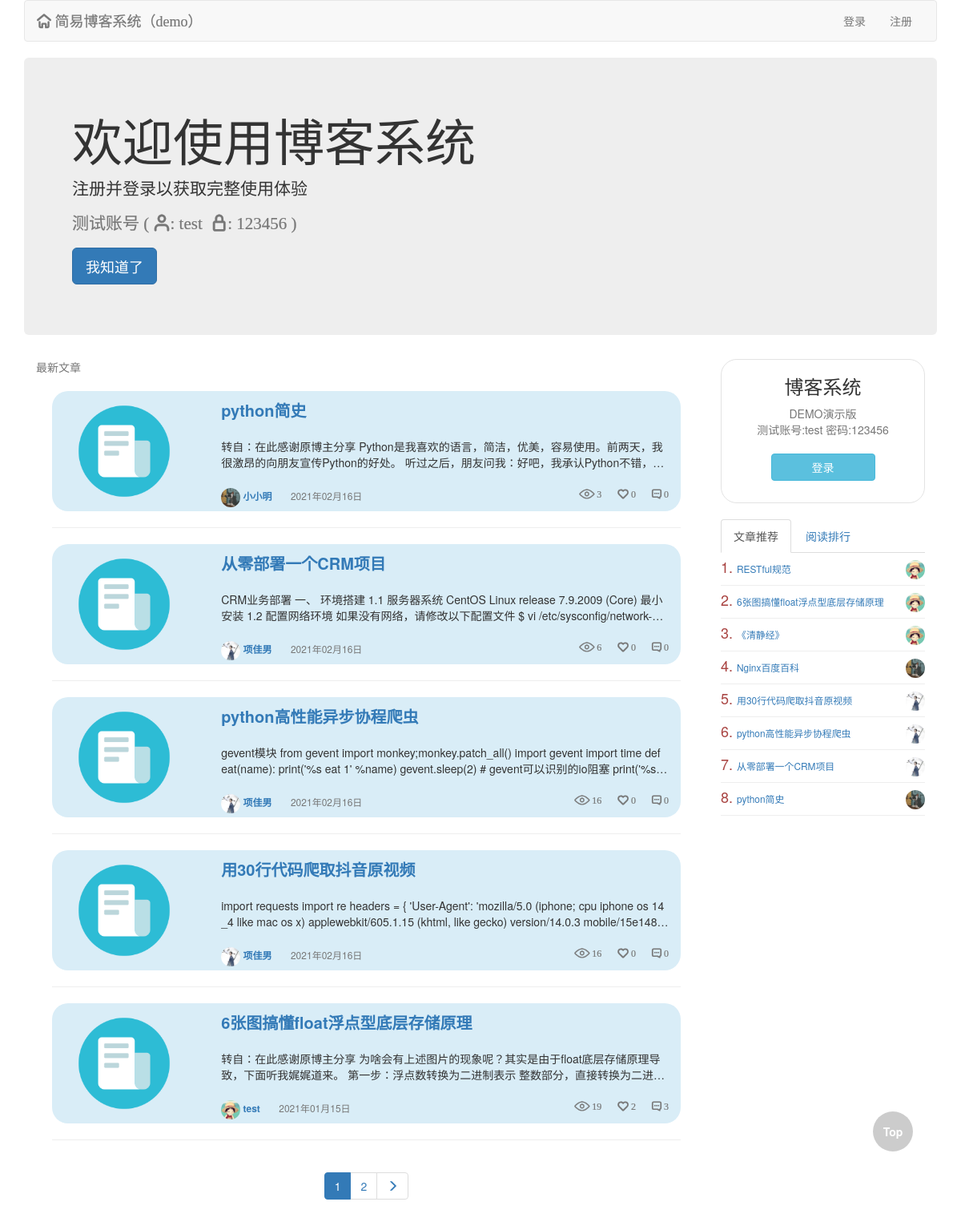
Before: / with the older database file.
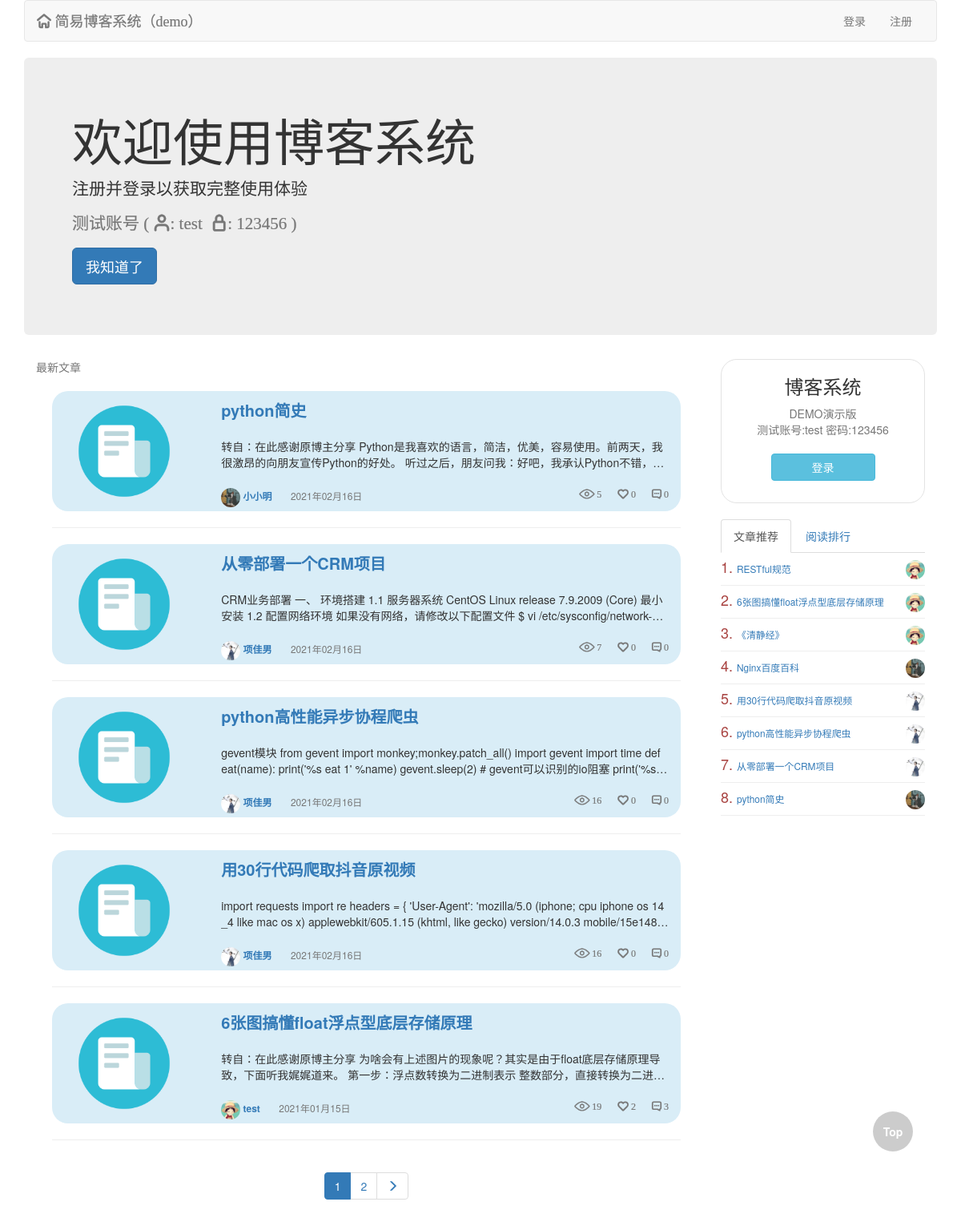
After: the same page with the newer database file.
### blog/models.py (models this page shows, shortened)
class Article(models.Model):
    title = models.CharField(max_length=64, verbose_name='文章标题')
    desc = models.CharField(max_length=256, verbose_name='文章描述信息')
    create_time = models.DateTimeField(auto_now_add=True, verbose_name='文章创建日期')
    content = models.TextField()
    view_count = models.IntegerField(default=0)
    like_count = models.IntegerField(default=0)
    dislike_count = models.IntegerField(default=0)
    comment_count = models.IntegerField(default=0)
    user = models.ForeignKey('UserInfo', on_delete=models.CASCADE)
    tag = models.ManyToManyField('Tag')

class UserInfo(AbstractUser):
    create_time = models.DateTimeField(auto_now_add=True, verbose_name='用户创建时间')
    avatar = models.FileField(upload_to='avatars/', default='avatars/default.png')
    blog_site = models.OneToOneField('BlogSite', null=True, on_delete=models.CASCADE)
    def __str__(self):
        return self.username

### blog/views.py (the view)
# urls.py: 2. Add a URL to urlpatterns:  path('', views.home, name='home')
def home(request):
    if not request.session.get('welcome'):
        request.session['welcome'] = 'first'
    else:
        request.session['welcome'] = 'again'
    article_list = Article.objects.all().order_by('-create_time')
    current_page, page_range, current_page_num = my_paginator(request, article_list, 5)
    form_login = UserFormLogin()
    form_reg = UserFormReg()
    return render(request, "home.html", locals())

### blog/templatetags/my_tags.py (called while the page is built)
@register.inclusion_tag('parts/side-right.html')
def get_side_right_style(request):
    article_list_hot = Article.objects.order_by('-like_count')[:10]
    article_list_view = Article.objects.order_by('-view_count')[:10]
    return {'article_list_hot': article_list_hot, 'article_list_view': article_list_view, 'request': request}

@register.inclusion_tag('parts/header.html')
def get_header_style(request):
    form_login = UserFormLogin()
    form_reg = UserFormReg()
    username = UserInfo.objects.filter(username=request.user.username).first()
    blog_site = BlogSite.objects.filter(userinfo=username).first()
    return {'form_login': form_login, 'form_reg': form_reg, 'request': request, 'blog_site': blog_site}

@register.inclusion_tag('parts/paginator.html')
def get_paginator_style(current_page, page_range, current_page_num):
    return {'current_page': current_page, 'page_range': page_range, 'current_page_num': current_page_num}

### blog/views.py (called while the page is built)
def my_paginator(request, article_list, max_item):
    paginator = Paginator(article_list, max_item)
    current_page_num = int(request.GET.get('page', 1))
    try:  # 正常页码
        current_page = paginator.page(current_page_num)
    except EmptyPage as e:  # 错误页码，设置为1
        current_page = paginator.page(1)
    num = 3  # 显示的页面总个数：(num * 2) + 1
    if paginator.num_pages > (num * 2) + 1:
        if current_page_num - num <= 0:
            page_range = range(1, (num * 2) + 2)
        elif current_page_num + num > paginator.count:
            page_range = range(paginator.count - (num * 2), paginator.count + 1)
        else:
            page_range = range(current_page_num - num, current_page_num + num + 1)
    else:
        page_range = paginator.page_range
    return current_page, page_range, current_page_num

### templates/home.html (shortened to what this page needs)
{% extends "base0.html" %}
{% block body %}
    <div class="header">
        {% load my_tags %}
        {% get_header_style request %}
    </div>
    {% if request.session.welcome == 'first' %}
        <div class="jumbotron welcome">
            <h1>欢迎使用博客系统</h1>
            <p>注册并登录以获取完整使用体验</p>
            <p class="iconfont text-muted">测试账号 (&nbsp;&#xe62f;:&nbsp;test&nbsp;&nbsp;&#xe627;:&nbsp;123456&nbsp;)</p>
            <p><span id="welcome-btn" class="btn btn-primary btn-lg">我知道了</span></p>
        </div>
    {% endif %}
    <div class="col-md-9">
        <span class="text-muted">最新文章</span>
        <div class="article-list">
            {% for article in current_page %}
                <div class="article-item clearfix bg-info">
                    <div class="col-md-3">
                        <div class="view-img">
                            <a href="/{{ article.user.username }}/articles/{{ article.id }}">
                                <img src="/static/blog/image/blog.png" height="130">
                            </a>
                        </div>
                    </div>
                    <div class="col-md-9">
                        <div class="media-right view-title">
                            <p>
                                <a href="/{{ article.user.username }}/articles/{{ article.id }}">{{ article.title }}</a>
                            </p>
                            <span>
                            {{ article.desc }}
                        </span>
                        </div>
                        <div class="pull-left text-muted view-other">
                            <a href="/{{ article.user }}/">
                                <img src="/media/{{ article.user.avatar }}">
                                {{ article.user }}
                            </a>
                            <span class="">{{ article.create_time|date:'Y年m月d日' }}</span>
                            <span class="pull-right iconfont">&#xe630; {{ article.comment_count }}</span>
                            <span class="pull-right iconfont">&#xe626; {{ article.like_count }}</span>
                            <span class="pull-right iconfont">&#xe601; {{ article.view_count }}</span>
                        </div>
                    </div>
                </div>
                <hr>
            {% endfor %}
            {% load my_tags %}
            {% get_paginator_style current_page page_range current_page_num %}
        </div>
    </div>
    <div class="col-md-3">
        {% load my_tags %}
        {% get_side_right_style request %}
    </div>
{% endblock %}

### templates/base0.html (shortened to what this page needs)
<!DOCTYPE html>
<html lang="en">
<head>
    <link href="/static/blog/home.css" rel="stylesheet">
    <link href="/static/blog/reset.css" rel="stylesheet">
    <link href="/static/blog/auth.css" rel="stylesheet">
    <link href="/static/blog/article.css" rel="stylesheet">
    <link href="/static/blog/fonts/fonts.css" rel="stylesheet">
    <link href="https://cdn.bootcdn.net/ajax/libs/twitter-bootstrap/3.3.7/css/bootstrap.min.css" rel="stylesheet">
</head>
<body>
<div class="container">
    {% block body %}{% endblock %}
    <div class="go-top">
        <a href="#">Top</a>
    </div>
</div>
</body>
</html>

### templates/parts/header.html (shortened to what this page needs)
<nav class="navbar navbar-default">
    <div class="container-fluid">
        <div class="navbar-header">
            <a class="navbar-brand iconfont" href="/home/">&#xe62e; 简易博客系统（demo）</a>
        </div>
        <div class="collapse navbar-collapse" id="bs-example-navbar-collapse-1">
            {% if request.user.is_anonymous %}
                <ul class="nav navbar-nav navbar-right">
                    <li>
                        <a href="#" data-toggle="modal" data-target=".login-modal" class="auth">登录</a>
                    </li>
                    <li>
                        <a href="#" data-toggle="modal" data-target=".reg-modal" class="auth">注册</a>
                    </li>
                </ul>
            {% endif %}
        </div>
    </div>
</nav>

### templates/parts/paginator.html (shortened to what this page needs)
<nav aria-label="Page navigation" class="center-block text-center">
    <ul class="pagination">
        {% for i in page_range %}
            {% if current_page_num == i %}
                <li class="active"><a href="?page={{ i }}">{{ i }}</a></li>
            {% else %}
                <li><a href="?page={{ i }}">{{ i }}</a></li>
            {% endif %}
        {% endfor %}
        {% if current_page.has_next %}
            <li>
                <a href="?page={{ current_page.next_page_number }}" aria-label="Next">
                    <span aria-hidden="true" class="glyphicon glyphicon-menu-right"></span>
                </a>
            </li>
        {% endif %}
    </ul>
</nav>

### templates/parts/side-right.html (shortened to what this page needs)
{% if request.user.is_anonymous %}
    <div class="side-right-header">
        <span class="center-block text-center h3">博客系统</span>
        <span class="center-block text-center text-muted">DEMO演示版</span>
        <span class="center-block text-center text-muted">测试账号:test 密码:123456</span>
        <a href="#" data-toggle="modal" data-target=".login-modal" class="auth">
            <span class="btn btn-info center-block text-center btn-login">登录</span>
        </a>
    </div>
{% endif %}
<br>
<ul class="nav nav-tabs" role="tablist">
    <li role="presentation" class="active">
        <a href="#article_list_hot" aria-controls="home" role="tab" data-toggle="tab">文章推荐</a>
    </li>
    <li role="presentation">
        <a href="#article_list_view" aria-controls="profile" role="tab" data-toggle="tab">阅读排行</a>
    </li>
</ul>
<div class="tab-content">
    <div role="tabpanel" class="tab-pane active" id="article_list_hot">
        {% for article in article_list_hot %}
            <div class="article-item-right clearfix">
                <div class="view-title small">
                    <span class="text-danger h4">{{ forloop.counter }}. </span>
                    <a href="/{{ article.user.username }}/articles/{{ article.id }}" class="title">
                        {{ article.title }}
                    </a>
                    <a href="/{{ article.user }}/" class="avatar">
                        <img src="/media/{{ article.user.avatar }}">
                    </a>
                </div>
            </div>
        {% endfor %}
    </div>
</div>

### static/blog/home.css (style rules this page uses)
.go-top { position: fixed; width: 50px; height: 50px; top: 90%; right: 5%; border-radius: 50px; background-color: rgba(0,0,0,0.2); }
.go-top a { display: block; color: white; font-weight: bold; width: 50px; height: 50px; line-height: 50px; text-align: center; }

### static/blog/auth.css (style rules this page uses)
.btn, .btn:hover, a, a:hover { transition: 0.4s all; }
.article-item { transition: 0.4s all; }

### static/blog/article.css (style rules this page uses)
.welcome, .welcome-login { display: none; }
.article-list { padding: 20px !important; }
.article-item { border-radius: 20px !important; }
.article-item .view-img { width: 100%; height: 150px; }
.article-item .view-img img { margin: 10px !important; }
.article-item .view-title { width: 100%; height: 120px; padding: 10px 0; }
.article-item .view-title p { -webkit-box-orient: vertical; text-overflow: ellipsis; overflow: hidden; word-break: break-all; display: -webkit-box; -webkit-line-clamp: 1; font-size: 20px; font-weight: bold; }
.article-item .view-title span { -webkit-box-orient: vertical; text-overflow: ellipsis; overflow: hidden; word-break: break-all; display: -webkit-box; -webkit-line-clamp: 2; padding-top: 10px; }
.view-other { width: 100%; height: 30px; }
.view-other img { width: 24px; height: 24px; border-radius: 12px; }
.view-other span { margin-left: 20px; font-size: 12px; }
.view-other a { font-weight: bold; font-size: 12px !important; }
.side-right-header { width: 100%; height: 180px; border: 1px solid #e3e3e3; border-radius: 20px; }
.side-right-header .btn-login { margin-top: 20px; width: 130px; }
.article-item-right { width: 100%; border-bottom: 1px solid #eeeeee; }
.article-item-right .view-title { width: 100%; padding: 0; margin: 0; }
.article-item-right .view-title .title { line-height: 40px; }
.article-item-right .view-title .avatar { float: right; }
.article-item-right .view-title img { width: 24px; height: 24px; margin-top: 9px; border-radius: 12px; }

Changed rows visible on the page:
changed Article "python简史": view_count "3" → "5"
changed Article "从零部署一个CRM项目": view_count "6" → "7"
